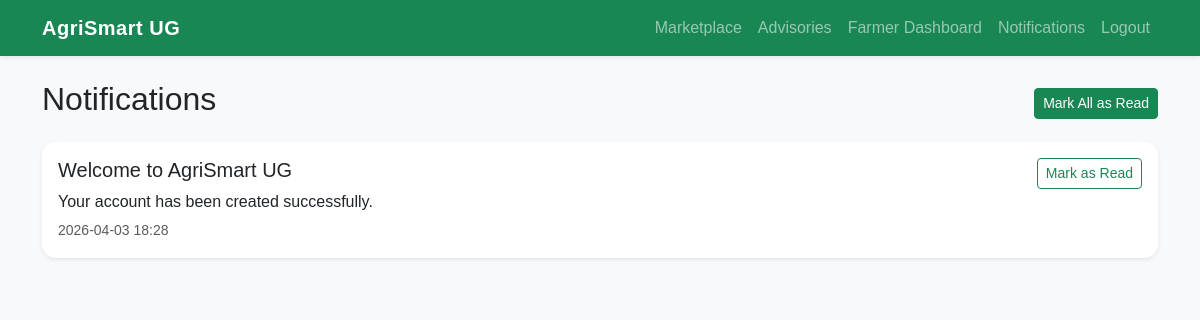
The page /notifications/ (signed in) on the database as committed earlier.
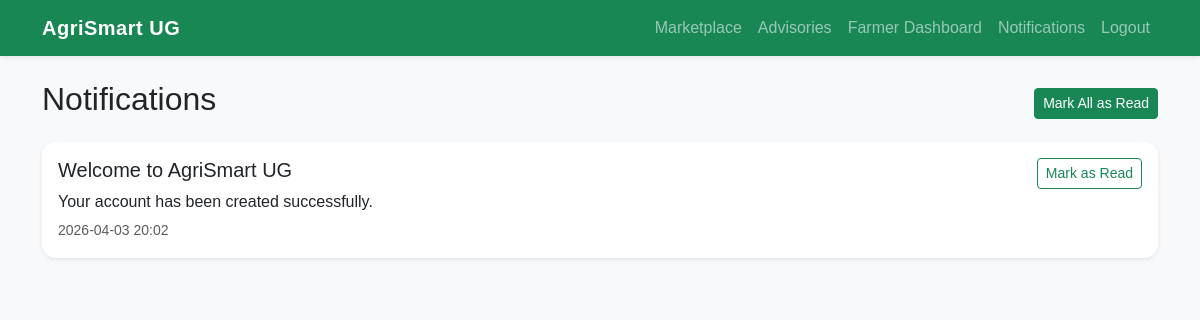
The same page on the database as committed later.
### app/models.py (models this page shows)
class Notification(db.Model):
    id = db.Column(db.Integer, primary_key=True)
    user_id = db.Column(db.Integer, db.ForeignKey("user.id"), nullable=False)
    title = db.Column(db.String(150), nullable=False)
    message = db.Column(db.Text, nullable=False)
    is_read = db.Column(db.Boolean, default=False)
    created_at = db.Column(db.DateTime, default=datetime.utcnow)

### app/routes/notifications.py (the view)
@notifications_bp.route("/")
@login_required
def list_notifications():
    notifications = Notification.query.filter_by(user_id=current_user.id).order_by(Notification.created_at.desc()).all()
    return render_template("notifications/list.html", notifications=notifications)

### app/models.py (called while the page is built)
@login_manager.user_loader
def load_user(user_id):
    return User.query.get(int(user_id))

### app/templates/notifications/list.html (shortened to what this page needs)
{% extends "base.html" %}
{% block content %}
<div class="d-flex justify-content-between align-items-center mb-3">
    <h2>Notifications</h2>
    <a href="{{ url_for('notifications.mark_all_as_read') }}" class="btn btn-success btn-sm">Mark All as Read</a>
</div>
{% for notification in notifications %}
<div class="card shadow-sm mb-3 {% if not notification.is_read %}border-warning{% endif %}">
    <div class="card-body">
        <div class="d-flex justify-content-between">
            <div>
                <h5>{{ notification.title }}</h5>
                <p class="mb-1">{{ notification.message }}</p>
                <small class="text-muted">{{ notification.created_at.strftime('%Y-%m-%d %H:%M') }}</small>
            </div>
            {% if not notification.is_read %}
            <div>
                <a href="{{ url_for('notifications.mark_as_read', notification_id=notification.id) }}"
                    class="btn btn-outline-success btn-sm">
                    Mark as Read
                </a>
            </div>
            {% endif %}
        </div>
    </div>
</div>
{% else %}
<p>No notifications available.</p>
{% endfor %}
{% endblock %}

### app/templates/base.html (shortened to what this page needs)
<!DOCTYPE html>
<html lang="en">
<head>
    <link href="https://cdn.jsdelivr.net/npm/bootstrap@5.3.3/dist/css/bootstrap.min.css" rel="stylesheet">
    <link rel="stylesheet" href="{{ url_for('static', filename='css/style.css') }}">
</head>
<body class="bg-light">
    <nav class="navbar navbar-expand-lg navbar-dark bg-success shadow-sm">
        <div class="container">
            <a class="navbar-brand fw-bold" href="{{ url_for('main.index') }}">AgriSmart UG</a>
            <div class="collapse navbar-collapse" id="navbarsExample">
                <ul class="navbar-nav ms-auto mb-2 mb-lg-0">
                    <li class="nav-item"><a class="nav-link"
                            href="{{ url_for('marketplace.listings') }}">Marketplace</a></li>
                    <li class="nav-item"><a class="nav-link"
                            href="{{ url_for('advisory.list_advisories') }}">Advisories</a></li>
                    {% if current_user.is_authenticated %}
                    {% if current_user.role == 'farmer' %}
                    <li class="nav-item"><a class="nav-link" href="{{ url_for('farmer.dashboard') }}">Farmer
                            Dashboard</a></li>
                    {% elif current_user.role == 'admin' %}
                    <li class="nav-item"><a class="nav-link" href="{{ url_for('admin.dashboard') }}">Admin</a></li>
                    {% endif %}
                    <li class="nav-item"><a class="nav-link"
                            href="{{ url_for('notifications.list_notifications') }}">Notifications</a></li>
                    <li class="nav-item"><a class="nav-link" href="{{ url_for('auth.logout') }}">Logout</a></li>
                    {% else %}
                    <li class="nav-item"><a class="nav-link" href="{{ url_for('auth.login') }}">Login</a></li>
                    <li class="nav-item"><a class="nav-link" href="{{ url_for('auth.register') }}">Register</a></li>
                    {% endif %}
                </ul>
            </div>
        </div>
    </nav>
    <main class="container py-4">
        {% block content %}{% endblock %}
    </main>
</body>
</html>

### app/static/css/style.css (style rules this page uses)
body { font-family: Arial, sans-serif; }
.card { border: none; border-radius: 14px; }
.navbar-brand { letter-spacing: 0.5px; }

Rows that differ between the two databases and show on the page:
changed Notification "Welcome to AgriSmart UG": created_at "2026-04-03 18:28" → "2026-04-03 20:02"
